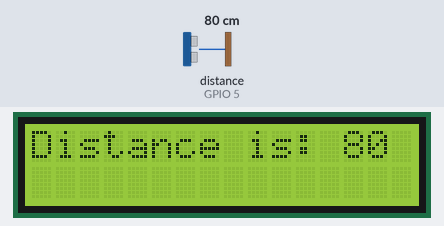
Recording of a sketch running on a simulated ESP32. On the bench: 16×2 character LCD. The test bench sets the inputs (shaded band); at power-on: distance to the obstacle (sensor on GPIO 5) 80 cm. The echo pulse lasts 58.3 µs per cm; what the sketch prints to the serial monitor is not drawn.

Above: at 1.2 s.
1.3 s: distance to the obstacle (sensor on GPIO 5) set to 2 cm
At 2.7 s:
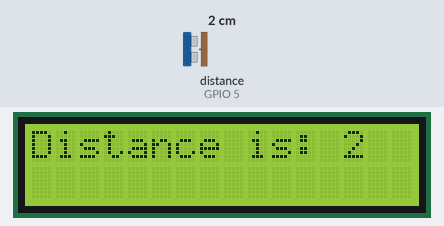
3.1 s: distance to the obstacle (sensor on GPIO 5) set to 4 cm
At 4.3 s:
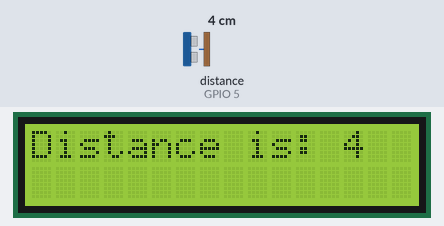
4.6 s: distance to the obstacle (sensor on GPIO 5) set to 9 cm
At 5.1 s:
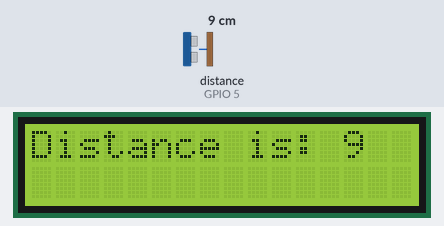
Timing chart, 0 to 7.6 s (numbered marks = the images above; inputs shaded):
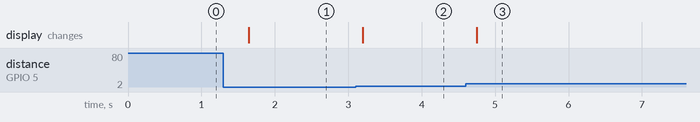

Measured:
- after the input at 1.3 s, the display: changes after 0.35 s (image 1)
- after the input at 3.1 s, the display: changes after 0.10 s (image 2)
- after the input at 4.6 s, the display: changes after 0.15 s (image 3)

The sketch:

inventoneDistanceMeasuringSystem_LCD.ino
```cpp
#include <HCSR04.h>
#include <LiquidCrystal_I2C.h>

HCSR04 hc(4,5);   //initialisation class HCSR04 (trig pin , echo pin)
LiquidCrystal_I2C lcd(0x3F, 16, 2); // initialize the LCD with the LCD address and the LCD type
int distance;
void setup()
{
  Serial.begin(9600);
  Wire.begin(2, 14);
  // Initialize the LCD
  lcd.init();
   // Turn ON the LCD back light
  lcd.backlight();
}

void loop()
{ distance = hc.dist();
  Serial.println( distance );
  lcd.setCursor(0, 0);  // set the cursor to column 0, line 0
  lcd.print("Distance is: ");
  lcd.println(distance);
  lcd.setCursor(0, 1);
  delay(500);
}//return curent distance in serial
```
